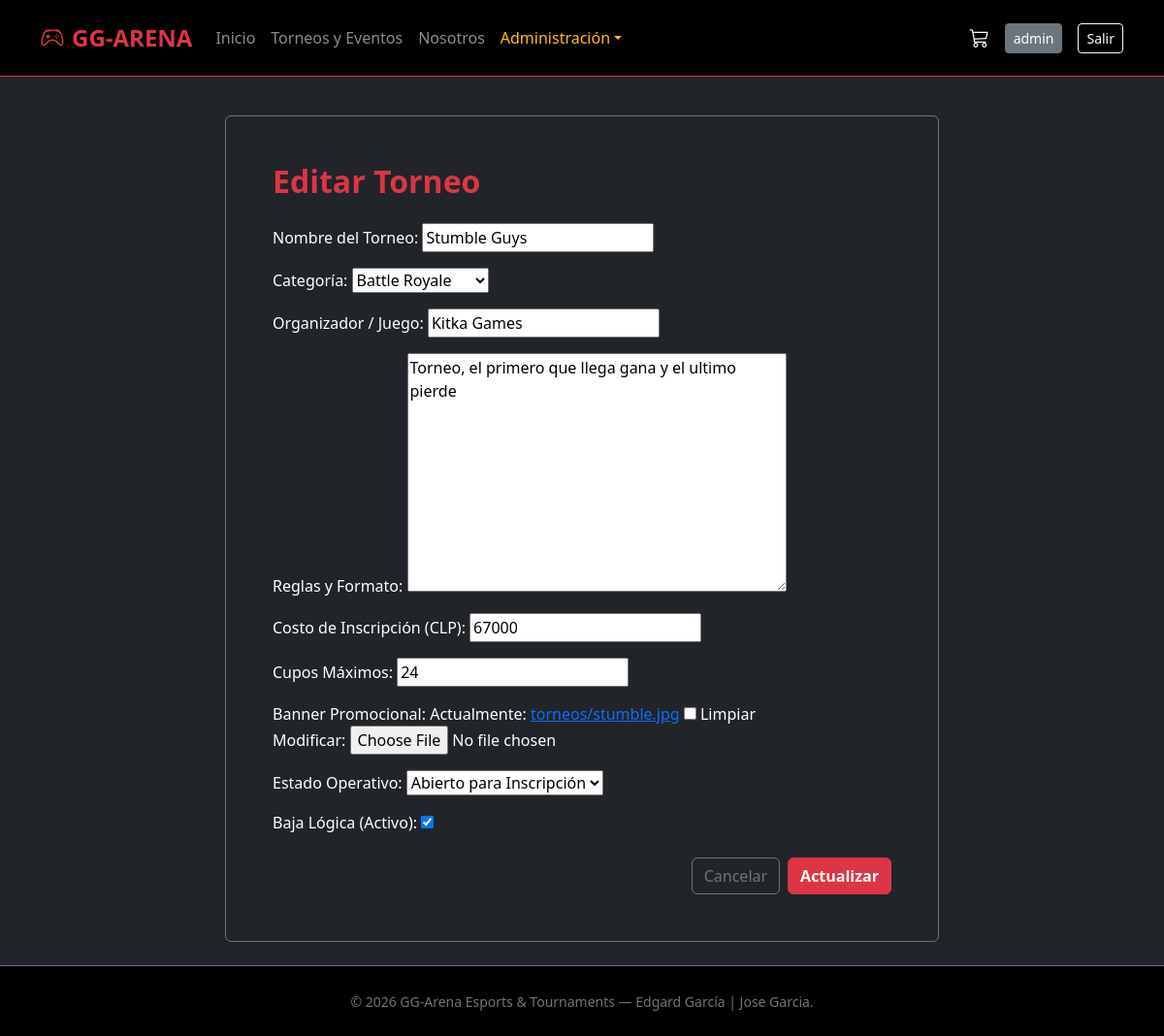
The page /torneos/gestion/6/editar/ (signed in) on the database its author committed.
### apps/torneos/models.py (models this page shows, shortened)
class TorneoEvento(models.Model):
    ESTADOS = (
        ('abierto', 'Abierto para Inscripción'),
        ('en_curso', 'En Curso'),
        ('finalizado', 'Finalizado'),
    )
    nombre = models.CharField(max_length=200, verbose_name="Nombre del Torneo")
    slug = models.SlugField(max_length=220, unique=True, blank=True)
    categoria = models.ForeignKey(CategoriaJuego, on_delete=models.PROTECT, related_name="torneos", verbose_name="Categoría")
    organizador = models.CharField(max_length=150, verbose_name="Organizador / Juego")
    reglas = models.TextField(verbose_name="Reglas y Formato")
    costo_inscripcion = models.DecimalField(max_digits=10, decimal_places=0, validators=[MinValueValidator(0)], verbose_name="Costo de Inscripción (CLP)")
    cupos_maximos = models.PositiveIntegerField(verbose_name="Cupos Máximos")
    banner = models.ImageField(upload_to="torneos/", blank=True, null=True, verbose_name="Banner Promocional")
    estado = models.CharField(max_length=20, choices=ESTADOS, default='abierto', verbose_name="Estado Operativo")
    activo = models.BooleanField(default=True, verbose_name="Baja Lógica (Activo)")
    class Meta:
        verbose_name_plural = "Torneos y Eventos"
        ordering = ['-id']

class CategoriaJuego(models.Model):
    nombre = models.CharField(max_length=100, unique=True, verbose_name="Categoría de Juego")
    slug = models.SlugField(max_length=120, unique=True, blank=True)
    descripcion = models.TextField(verbose_name="Descripción")
    activo = models.BooleanField(default=True, verbose_name="¿Activo?")
    class Meta:
        verbose_name_plural = "Categorías de Juegos"
        ordering = ['nombre']
    def __str__(self):
        return self.nombre

### apps/torneos/views.py (the view)
# urls.py: path('gestion/<int:id>/editar/', views.editar, name='editar'),
@login_required
@user_passes_test(es_administrador, login_url='torneos:lista')
def editar(request, id):
    torneo = get_object_or_404(TorneoEvento, id=id)
    form = TorneoEventoForm(request.POST or None, request.FILES or None, instance=torneo)
    if request.method == 'POST' and form.is_valid():
        form.save()
        messages.success(request, f"Torneo '{torneo.nombre}' actualizado.")
        return redirect('torneos:gestion')
    return render(request, 'torneos/torneo_form.html', {
        'form': form,
        'torneo': torneo,
        'titulo_accion': 'Editar Torneo',
        'boton_texto': 'Actualizar',
    })

### apps/torneos/forms.py
class TorneoEventoForm(forms.ModelForm):
    class Meta:
        model = TorneoEvento
        fields = (
            'nombre',
            'categoria',
            'organizador',
            'reglas',
            'costo_inscripcion',
            'cupos_maximos',
            'banner',
            'estado',
            'activo',
        )

### apps/pedidos/context_processors.py (called while the page is built)
def carrito_context(request):
    carrito = request.session.get('carrito_torneos', [])
    return {
        'carrito_total_items': len(carrito) if isinstance(carrito, list) else 0,
    }

### apps/torneos/views.py (called while the page is built)
def es_administrador(user):
    return user.is_authenticated and (user.is_staff or user.is_superuser)

### templates/torneos/torneo_form.html (shortened to what this page needs)
{% extends 'base.html' %}
{% block content %}
<div class="row justify-content-center">
    <div class="col-lg-8">
        <div class="card bg-dark text-white border-secondary p-4 p-md-5">
            <h2 class="fw-bold text-danger mb-4">{{ titulo_accion }}</h2>
            <form method="post" enctype="multipart/form-data">
                {{ form.as_p }}
                <div class="d-flex justify-content-end gap-2 mt-4">
                    <a href="{% url 'torneos:gestion' %}" class="btn btn-outline-secondary">Cancelar</a>
                    <button type="submit" class="btn btn-danger fw-bold">{{ boton_texto }}</button>
                </div>
            </form>
        </div>
    </div>
</div>
{% endblock %}

### templates/base.html (shortened to what this page needs)
<!DOCTYPE html>
<html lang="es">
<head>
    <link href="https://cdn.jsdelivr.net/npm/bootstrap@5.3.3/dist/css/bootstrap.min.css" rel="stylesheet">
    <link rel="stylesheet" href="https://cdn.jsdelivr.net/npm/bootstrap-icons@1.11.3/font/bootstrap-icons.min.css">
</head>
<body class="bg-dark text-light d-flex flex-column min-vh-100">
    <nav class="navbar navbar-expand-lg navbar-dark bg-black border-bottom border-danger sticky-top py-3">
        <div class="container">
            <a class="navbar-brand fw-bold text-danger fs-4" href="{% url 'core:inicio' %}">
                <i class="bi bi-controller me-2"></i>GG-ARENA
            </a>
            <div class="collapse navbar-collapse" id="menu">
                <ul class="navbar-nav me-auto">
                    <li class="nav-item"><a class="nav-link" href="{% url 'core:inicio' %}">Inicio</a></li>
                    <li class="nav-item"><a class="nav-link" href="{% url 'torneos:lista' %}">Torneos y Eventos</a></li>
                    <li class="nav-item"><a class="nav-link" href="{% url 'core:nosotros' %}">Nosotros</a></li>
                    {% if user.is_staff %}
                    <li class="nav-item dropdown">
                        <a class="nav-link dropdown-toggle text-warning" href="#" data-bs-toggle="dropdown">Administración</a>
                    </li>
                    {% endif %}
                </ul>
                <div class="d-flex align-items-center gap-3">
                    <a href="{% url 'pedidos:ver' %}" class="nav-link position-relative" aria-label="Carrito de inscripciones" title="Carrito de inscripciones">
                        <i class="bi bi-cart3 fs-5"></i>
                    </a>
                    {% if user.is_authenticated %}
                        <a href="{% url 'usuarios:perfil' %}" class="btn btn-secondary btn-sm">{{ user.username }}</a>
                        <a href="{% url 'usuarios:logout' %}" class="btn btn-outline-light btn-sm">Salir</a>
                    {% else %}
                        <a href="{% url 'usuarios:login' %}" class="btn btn-outline-light btn-sm">Ingresar</a>
                        <a href="{% url 'usuarios:registro' %}" class="btn btn-danger btn-sm fw-semibold">Registrarse</a>
                    {% endif %}
                </div>
            </div>
        </div>
    </nav>
    <main class="container my-4 flex-grow-1">
        {% block content %}{% endblock %}
    </main>
    <footer class="bg-black text-secondary py-4 mt-auto border-top border-secondary">
        <div class="container text-center">
            <small>&copy; 2026 GG-Arena Esports & Tournaments — Edgard García | Jose Garcia.</small>
        </div>
    </footer>
</body>
</html>

### rows shown on the page
TorneoEvento: nombre "Stumble Guys", categoria "Battle Royale", organizador "Kitka Games", reglas "Torneo, el primero que llega gana y el ultimo pierde", costo_inscripcion "67000", cupos_maximos "24", estado "Abierto para Inscripción", activo "☑"

### other values the page prints
{{ user.username }} "admin"
{{ titulo_accion }} "Editar Torneo"
{{ boton_texto }} "Actualizar"
